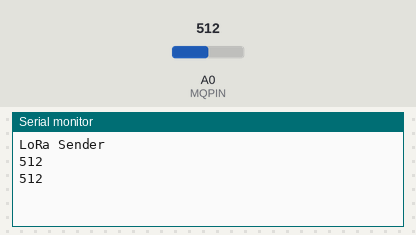
This sketch was run on a simulated Arduino Uno, built with avr-gcc and run on an emulated ATmega328P. Parts: the last lines printed to the serial monitor. The inputs (shaded band) are chosen by the test bench; at power-on: A0 (MQPIN) = 512. No radio packets arrive unless stated.

Above: at 2.3 s.
2.4 s: A0 (MQPIN) set to 716
At 4.2 s:
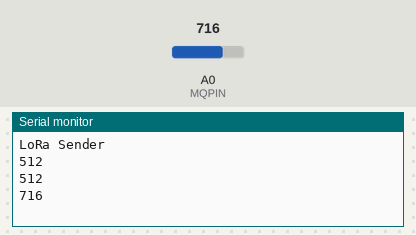
4.5 s: A0 (MQPIN) set to 900
At 11.0 s:
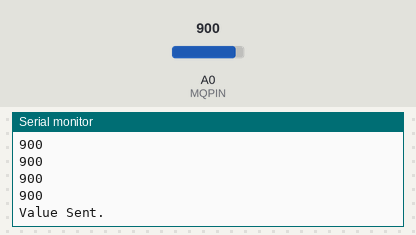
Timing chart, 0 to 12.5 s (numbered marks = the images above; inputs shaded):
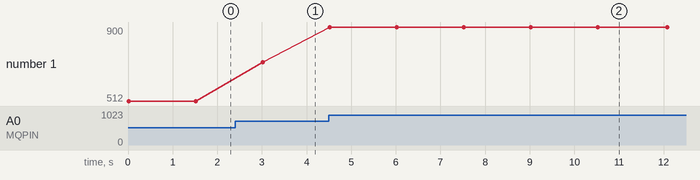

The sketch:

sensorNode.ino
```cpp
// #include <SPI.h>
// #include <LoRa.h>

// #define LORA_SS_PIN 10
// #define LORA_RST_PIN 9
// #define LORA_DIO0_PIN 2
// int MQPIN=A0;

// void setup() {
//   // put your setup code here, to run once:
//    Serial.begin(9600);
//   while (!Serial);

//   Serial.println("LoRa Sender");

//     LoRa.setPins(LORA_SS_PIN, LORA_RST_PIN, LORA_DIO0_PIN);
//   if (!LoRa.begin(433E6)) {
//     Serial.println("Starting LoRa failed!");
//     while (1);
//   }

// }

// void loop() {
//   // put your main code here, to run repeatedly:
//   int value=analogRead(MQPIN);
//     Serial.println(value);
//   if(value>200){
//       LoRa.beginPacket();
// LoRa.print(value);
// LoRa.endPacket();
// Serial.println("Value Sent.");
//   }
// // Serial.println(value);
// delay(1000);
// }


#include <SPI.h>
#include <LoRa.h>

#define LORA_SS_PIN 10
#define LORA_RST_PIN 9
#define LORA_DIO0_PIN 2
int MQPIN = A0;
unsigned long lastTransmissionTime = 0;
unsigned long transmissionInterval = 10000;  // Interval between transmissions in milliseconds

void setup() {
  Serial.begin(9600);
  while (!Serial);

  Serial.println("LoRa Sender");

  LoRa.setPins(LORA_SS_PIN, LORA_RST_PIN, LORA_DIO0_PIN);
  if (!LoRa.begin(433E6)) {
    Serial.println("Starting LoRa failed!");
    while (1);
  }
}

void loop() {
  int value = analogRead(MQPIN);
  Serial.println(value);

  if (value >= 150 && millis() - lastTransmissionTime >= transmissionInterval) {
    LoRa.beginPacket();
    LoRa.print(value);
    LoRa.endPacket(); // This will transmit the data immediately without waiting for LoRa.endPacket()

    Serial.println("Value Sent.");
    lastTransmissionTime = millis();
  }

  delay(1500);  // A small delay to prevent rapid looping
}
```

Measured:
- after the input at 2.4 s, the serial monitor: prints a new line after 0.62 s (image 1)
- after the input at 4.5 s, the serial monitor: prints a new line at once (image 2)
- plotted number 1: 512 → 716 after the input at 2.4 s, 716 → 900 after the input at 4.5 s
